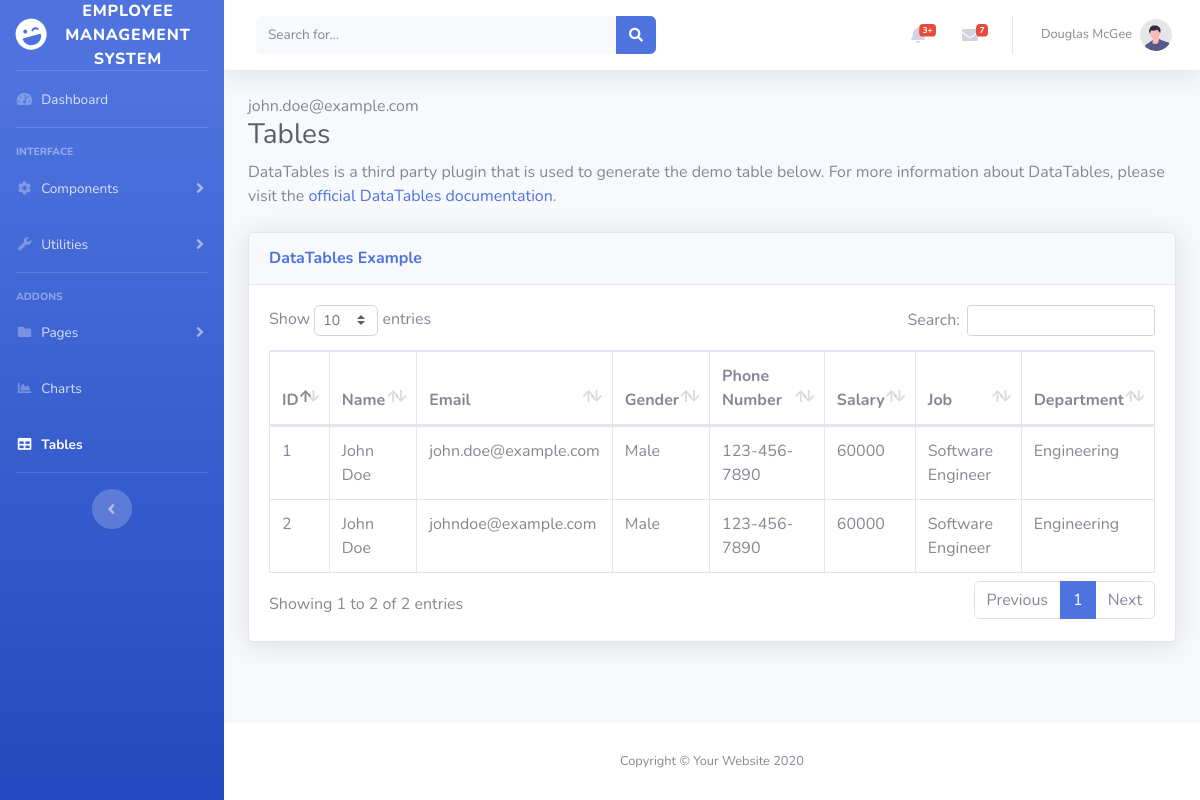
/tables.php, run on the app's committed database.
### tables this page shows
CREATE TABLE tbl_employees (
    id INT AUTO_INCREMENT PRIMARY KEY,
    first_name VARCHAR(25) NOT NULL,
    last_name VARCHAR(25) NOT NULL,
    gender VARCHAR(10),
    email VARCHAR(25),
    phone VARCHAR(20),
    hire_date DATE,
    salary INT,
    manager INT,
    job VARCHAR(10),
    department INT,
    FOREIGN KEY (manager) REFERENCES tbl_employees(id),
    FOREIGN KEY (job) REFERENCES tbl_jobs(id) ON DELETE SET NULL,
    FOREIGN KEY (department) REFERENCES tbl_departments(id) ON DELETE SET NULL
);

CREATE TABLE tbl_jobs (
    id VARCHAR(10) PRIMARY KEY,
    title VARCHAR(35) NOT NULL,
    min_salary INT,
    max_salary INT
);

CREATE TABLE tbl_departments (
    id INT AUTO_INCREMENT PRIMARY KEY,
    name VARCHAR(30) NOT NULL,
    location INT,
    FOREIGN KEY (location) REFERENCES tbl_locations(id) ON DELETE SET NULL
);

### conn.php (called while the page is built, shortened)
<?php
function connection()
{
    $dbServer = 'localhost';
    $dbUser = 'root';
    $dbPass = '';
    $dbName = "company_db";
    $conn = mysqli_connect($dbServer, $dbUser, $dbPass);
    mysqli_select_db($conn, $dbName);
    return $conn;
}

### tables.php (the view, shortened to what this page needs)
<?php
include ('conn.php');
?>
<!DOCTYPE html>
<html lang="en">
<head>
    <link href="vendor/fontawesome-free/css/all.min.css" rel="stylesheet" type="text/css">
    <link href="css/sb-admin-2.min.css" rel="stylesheet">
    <link href="vendor/datatables/dataTables.bootstrap4.min.css" rel="stylesheet">
</head>
<body id="page-top">
    <div id="wrapper">
        <ul class="navbar-nav bg-gradient-primary sidebar sidebar-dark accordion" id="accordionSidebar">
            <a class="sidebar-brand d-flex align-items-center justify-content-center" href="index.html">
                <div class="sidebar-brand-icon rotate-n-15">
                    <i class="fas fa-laugh-wink"></i>
                </div>
                <div class="sidebar-brand-text mx-3">Employee Management System</div>
            </a>
            <hr class="sidebar-divider my-0">
            <li class="nav-item">
                <a class="nav-link" href="index.html">
                    <i class="fas fa-fw fa-tachometer-alt"></i>
                    <span>Dashboard</span></a>
            </li>
            <hr class="sidebar-divider">
            <div class="sidebar-heading">
                Interface
            </div>
            <li class="nav-item">
                <a class="nav-link collapsed" href="#" data-toggle="collapse" data-target="#collapseTwo"
                    aria-expanded="true" aria-controls="collapseTwo">
                    <i class="fas fa-fw fa-cog"></i>
                    <span>Components</span>
                </a>
            </li>
            <li class="nav-item">
                <a class="nav-link collapsed" href="#" data-toggle="collapse" data-target="#collapseUtilities"
                    aria-expanded="true" aria-controls="collapseUtilities">
                    <i class="fas fa-fw fa-wrench"></i>
                    <span>Utilities</span>
                </a>
            </li>
            <hr class="sidebar-divider">
            <div class="sidebar-heading">
                Addons
            </div>
            <li class="nav-item">
                <a class="nav-link collapsed" href="#" data-toggle="collapse" data-target="#collapsePages"
                    aria-expanded="true" aria-controls="collapsePages">
                    <i class="fas fa-fw fa-folder"></i>
                    <span>Pages</span>
                </a>
            </li>
            <li class="nav-item">
                <a class="nav-link" href="charts.html">
                    <i class="fas fa-fw fa-chart-area"></i>
                    <span>Charts</span></a>
            </li>
            <li class="nav-item active">
                <a class="nav-link" href="tables.html">
                    <i class="fas fa-fw fa-table"></i>
                    <span>Tables</span></a>
            </li>
            <hr class="sidebar-divider d-none d-md-block">
            <div class="text-center d-none d-md-inline">
                <button class="rounded-circle border-0" id="sidebarToggle"></button>
            </div>
        </ul>
        <div id="content-wrapper" class="d-flex flex-column">
            <div id="content">
                <nav class="navbar navbar-expand navbar-light bg-white topbar mb-4 static-top shadow">
                    <form
                        class="d-none d-sm-inline-block form-inline mr-auto ml-md-3 my-2 my-md-0 mw-100 navbar-search">
                        <div class="input-group">
                            <input type="text" class="form-control bg-light border-0 small" placeholder="Search for..."
                                aria-label="Search" aria-describedby="basic-addon2">
                            <div class="input-group-append">
                                <button class="btn btn-primary" type="button">
                                    <i class="fas fa-search fa-sm"></i>
                                </button>
                            </div>
                        </div>
                    </form>
                    <ul class="navbar-nav ml-auto">
                        <li class="nav-item dropdown no-arrow mx-1">
                            <a class="nav-link dropdown-toggle" href="#" id="alertsDropdown" role="button"
                                data-toggle="dropdown" aria-haspopup="true" aria-expanded="false">
                                <i class="fas fa-bell fa-fw"></i>
                                <span class="badge badge-danger badge-counter">3+</span>
                            </a>
                        </li>
                        <li class="nav-item dropdown no-arrow mx-1">
                            <a class="nav-link dropdown-toggle" href="#" id="messagesDropdown" role="button"
                                data-toggle="dropdown" aria-haspopup="true" aria-expanded="false">
                                <i class="fas fa-envelope fa-fw"></i>
                                <span class="badge badge-danger badge-counter">7</span>
                            </a>
                        </li>
                        <li class="nav-item dropdown no-arrow">
                            <a class="nav-link dropdown-toggle" href="#" id="userDropdown" role="button"
                                data-toggle="dropdown" aria-haspopup="true" aria-expanded="false">
                                <span class="mr-2 d-none d-lg-inline text-gray-600 small">Douglas McGee</span>
                                <img class="img-profile rounded-circle" src="img/undraw_profile.svg">
                            </a>
                        </li>
                    </ul>
                </nav>
                <div class="container-fluid">
                    <?php
                    $query = "select * from tbl_employees ";
                    $result = mysqli_query(connection(), $query);
                    $employee = mysqli_fetch_assoc($result);
                    echo $employee['email'];
                    ?>
                    <h1 class="h3 mb-2 text-gray-800">Tables</h1>
                    <p class="mb-4">DataTables is a third party plugin that is used to generate the demo table below.
                        For more information about DataTables, please visit the <a target="_blank"
                            href="https://datatables.net">official DataTables documentation</a>.</p>
                    <div class="card shadow mb-4">
                        <div class="card-header py-3">
                            <h6 class="m-0 font-weight-bold text-primary">DataTables Example</h6>
                        </div>
                        <div class="card-body">
                            <div class="table-responsive">
                                <table class="table table-bordered" id="dataTable" width="100%" cellspacing="0">
                                    <thead>
                                        <tr>
                                            <th>ID</th>
                                            <th>Name</th>
                                            <th>Email</th>
                                            <th>Gender</th>
                                            <th>Phone Number</th>
                                            <th>Salary</th>
                                            <th>Job</th>
                                            <th>Department</th>
                                        </tr>
                                    </thead>
                                    <?php
                                    $query = "SELECT e.id, e.first_name, e.last_name, e.email, e.gender, e.phone, e.salary, j.title AS job, d.name AS department
                                    FROM tbl_employees e
                                    JOIN tbl_jobs j ON e.job = j.id
                                    JOIN tbl_departments d ON e.department = d.id";
                                    $result = mysqli_query(connection(), $query);
                                    if ($result) {
                                        while ($row = mysqli_fetch_assoc($result)) {
                                            echo "<tr>";
                                            echo "<td>" . $row['id'] . "</td>";
                                            echo "<td>" . $row['first_name'] . " " . $row['last_name'] . "</td>";
                                            echo "<td>" . $row['email'] . "</td>";
                                            echo "<td>" . $row['gender'] . "</td>";
                                            echo "<td>" . $row['phone'] . "</td>";
                                            echo "<td>" . $row['salary'] . "</td>";
                                            echo "<td>" . $row['job'] . "</td>";
                                            echo "<td>" . $row['department'] . "</td>";
                                            echo "</tr>";
                                        }
                                    } else {
                                        echo "<tr><td colspan='8'>No data found</td></tr>";
                                    }
                                    ?>
                                </table>
                            </div>
                        </div>
                    </div>
                </div>
            </div>
            <footer class="sticky-footer bg-white">
                <div class="container my-auto">
                    <div class="copyright text-center my-auto">
                        <span>Copyright &copy; Your Website 2020</span>
                    </div>
                </div>
            </footer>
        </div>
    </div>
</body>
</html>

### data on the page
tbl_employees: email "john.doe@example.com", id "1", first_name "John", last_name "Doe", gender "Male", phone "123-456-7890", salary "60000", job.title "Software Engineer", department.name "Engineering"
tbl_employees: id "2", first_name "John", last_name "Doe", email "johndoe@example.com", gender "Male", phone "123-456-7890", salary "60000", job.title "Software Engineer", department.name "Engineering"
